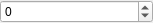
<?xml version="1.0" encoding="UTF-8"?>
<ui version="4.0">
 <class>Widget_ShaderParameter_Int</class>
 <widget class="QWidget" name="Widget_ShaderParameter_Int">
  <property name="geometry">
   <rect>
    <x>0</x>
    <y>0</y>
    <width>153</width>
    <height>20</height>
   </rect>
  </property>
  <property name="windowTitle">
   <string>Form</string>
  </property>
  <layout class="QHBoxLayout" name="horizontalLayout">
   <property name="spacing">
    <number>0</number>
   </property>
   <property name="leftMargin">
    <number>0</number>
   </property>
   <property name="topMargin">
    <number>0</number>
   </property>
   <property name="rightMargin">
    <number>0</number>
   </property>
   <property name="bottomMargin">
    <number>0</number>
   </property>
   <item>
    <widget class="QSpinBox" name="spinBox_value">
     <property name="sizePolicy">
      <sizepolicy hsizetype="Minimum" vsizetype="Minimum">
       <horstretch>0</horstretch>
       <verstretch>0</verstretch>
      </sizepolicy>
     </property>
     <property name="minimum">
      <number>-999999</number>
     </property>
     <property name="maximum">
      <number>999999</number>
     </property>
    </widget>
   </item>
  </layout>
 </widget>
 <resources/>
 <connections/>
</ui>
